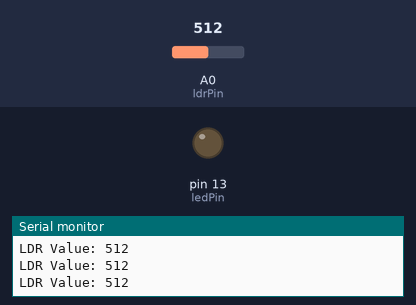
A sketch run on a simulated Arduino Uno, built with avr-gcc and run on an emulated ATmega328P. Shown: output pins drawn as LEDs (lit = HIGH), the last lines printed to the serial monitor. The inputs (shaded band) are chosen by the test bench; at power-on: A0 (ldrPin) = 512.

Above: at 1.2 s.
1.3 s: A0 (ldrPin) set to 483
At 2.6 s:
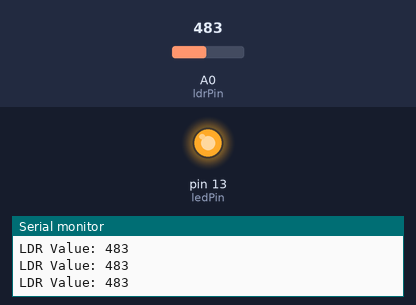
2.9 s: A0 (ldrPin) set to 510
At 4.0 s:
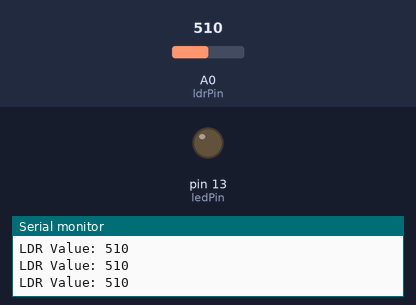
4.5 s: A0 (ldrPin) set to 490
At 5.3 s:
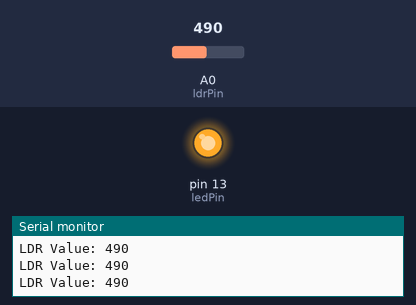
Timing chart, 0 to 7.5 s (numbered marks = the images above; inputs shaded):
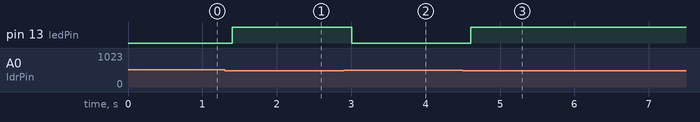

Measured:
- the behaviour switches between 500 and 499 on A0 (ldrPin) (found by bisection; images 0 and 1)
- after the input at 1.3 s, pin 13 (ledPin): LOW → HIGH after 0.10 s
- after the input at 2.9 s, pin 13 (ledPin): HIGH → LOW after 0.11 s
- after the input at 4.5 s, pin 13 (ledPin): LOW → HIGH after 0.11 s

The sketch:

LDR.ino
```cpp
// Pin definitions
const int ldrPin = A0;      // LDR connected to analog pin A0
const int ledPin = 13;       // LED connected to digital pin 9

// Threshold for darkness (adjust as needed)
const int lightThreshold = 500;

void setup() {
  pinMode(ledPin, OUTPUT);   // Set LED pin as output
  Serial.begin(9600);        // Start serial monitor for debugging
}

void loop() {
  int ldrValue = analogRead(ldrPin);   // Read LDR value (0 - 1023)

  Serial.print("LDR Value: ");
  Serial.println(ldrValue);            // Print value to Serial Monitor

  // If it is dark, turn on LED
  if (ldrValue < lightThreshold) {
    digitalWrite(ledPin, HIGH);  // LED ON
  } else {
    digitalWrite(ledPin, LOW);   // LED OFF
  }

  delay(200); // Wait a bit before next reading
}
```
